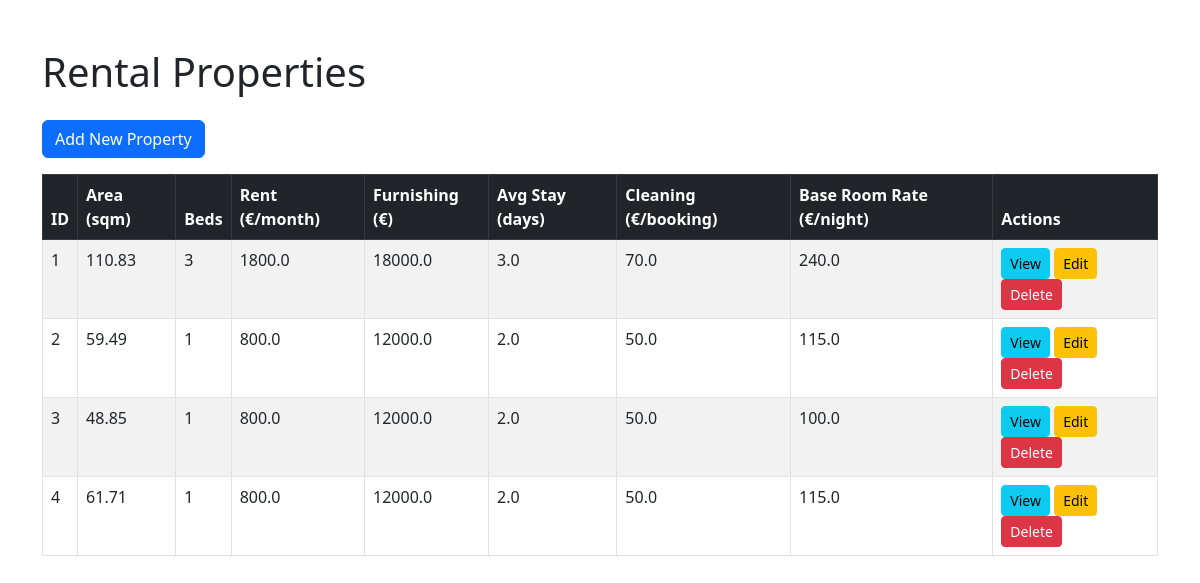
The page / on the database its author committed.
### tables this page shows
CREATE TABLE rental_properties (
        id INTEGER PRIMARY KEY AUTOINCREMENT,
        area_sqm REAL, 
        beds INTEGER, 
        rent_per_month REAL, 
        furnishing_costs REAL, 
        average_stay_duration REAL,
        cleaning_charged_per_booking REAL, 
        base_room_rate REAL,
        UNIQUE(area_sqm, beds, rent_per_month)  -- Ensure unique entries
    );

### app.py (the view)
@app.route('/')
def index():
    conn = create_connection()
    properties = fetch_rental_properties(conn)
    conn.close()
    return render_template('index.html', properties=properties)

### database.py (called while the page is built)
def create_connection(db_file='immoprojectcalculator.db'):
    conn = None
    try:
        conn = sqlite3.connect(db_file)
        print("Connected to SQLite database")
    except sqlite3.Error as e:
        print(e)
    return conn

def fetch_rental_properties(conn):
    cursor = conn.cursor()
    cursor.execute("SELECT * FROM rental_properties")
    rows = cursor.fetchall()
    return rows

### templates/index.html (shortened to what this page needs)
<!DOCTYPE html>
<html lang="en">
<head>
    <link href="https://cdn.jsdelivr.net/npm/bootstrap@5.3.0-alpha1/dist/css/bootstrap.min.css" rel="stylesheet">
</head>
<body class="container mt-5">
<h1 class="mb-4">Rental Properties</h1>
<a href="{{ url_for('add_property') }}" class="btn btn-primary mb-3">Add New Property</a>
<table class="table table-striped table-bordered">
    <thead class="table-dark">
    <tr>
        <th>ID</th>
        <th>Area (sqm)</th>
        <th>Beds</th>
        <th>Rent (€/month)</th>
        <th>Furnishing (€)</th>
        <th>Avg Stay (days)</th>
        <th>Cleaning (€/booking)</th>
        <th>Base Room Rate (€/night)</th>
        <th>Actions</th>
    </tr>
    </thead>
    <tbody>
    {% for property in properties %}
    <tr>
        <td>{{ property[0] }}</td>
        <td>{{ property[1] }}</td>
        <td>{{ property[2] }}</td>
        <td>{{ property[3] }}</td>
        <td>{{ property[4] }}</td>
        <td>{{ property[5] }}</td>
        <td>{{ property[6] }}</td>
        <td>{{ property[7] }}</td>
        <td>
            <a href="{{ url_for('view_property', property_id=property[0]) }}" class="btn btn-info btn-sm">View</a>
            <a href="{{ url_for('edit_property', property_id=property[0]) }}" class="btn btn-warning btn-sm">Edit</a>
            <button type="button" class="btn btn-danger btn-sm" data-bs-toggle="modal" data-bs-target="#deleteModal"
                    data-id="{{ property[0] }}">
                Delete
            </button>
        </td>
    </tr>
    {% endfor %}
    </tbody>
</table>
</body>
</html>

### rows shown on the page
rental_properties: id "1", area_sqm "110.83", beds "3", rent_per_month "1800.0", furnishing_costs "18000.0", average_stay_duration "3.0", cleaning_charged_per_booking "70.0", base_room_rate "240.0"
rental_properties: id "2", area_sqm "59.49", beds "1", rent_per_month "800.0", furnishing_costs "12000.0", average_stay_duration "2.0", cleaning_charged_per_booking "50.0", base_room_rate "115.0"
rental_properties: id "3", area_sqm "48.85", beds "1", rent_per_month "800.0", furnishing_costs "12000.0", average_stay_duration "2.0", cleaning_charged_per_booking "50.0", base_room_rate "100.0"
rental_properties: id "4", area_sqm "61.71", beds "1", rent_per_month "800.0", furnishing_costs "12000.0", average_stay_duration "2.0", cleaning_charged_per_booking "50.0", base_room_rate "115.0"
